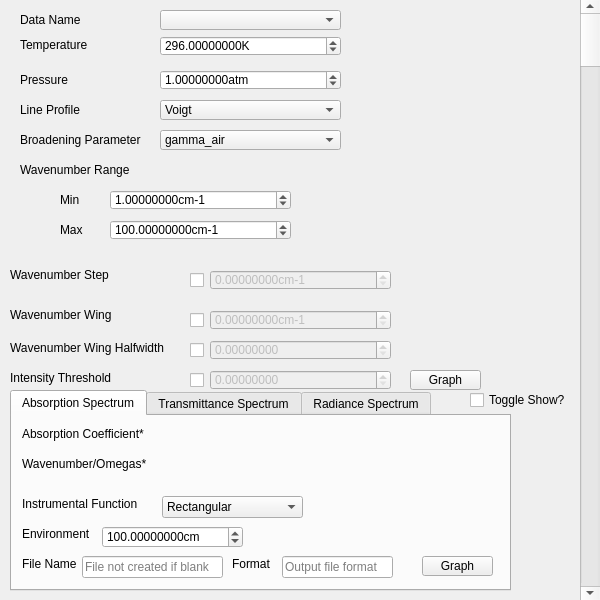
<?xml version="1.0" encoding="UTF-8"?>
<ui version="4.0">
    <class>Form</class>
    <widget class="QWidget" name="Form">
        <property name="geometry">
            <rect>
                <x>0</x>
                <y>0</y>
                <width>600</width>
                <height>600</height>
            </rect>
        </property>
        <property name="windowTitle">
            <string>Absorption Coefficient</string>
        </property>
        <widget class="QPushButton" name="graph_button">
            <property name="geometry">
                <rect>
                    <x>410</x>
                    <y>370</y>
                    <width>71</width>
                    <height>20</height>
                </rect>
            </property>
            <property name="text">
                <string>Graph</string>
            </property>
        </widget>
        <widget class="QComboBox" name="data_name">
            <property name="geometry">
                <rect>
                    <x>160</x>
                    <y>10</y>
                    <width>181</width>
                    <height>20</height>
                </rect>
            </property>
        </widget>
        <widget class="QLabel" name="data_name_label">
            <property name="geometry">
                <rect>
                    <x>20</x>
                    <y>10</y>
                    <width>121</width>
                    <height>20</height>
                </rect>
            </property>
            <property name="text">
                <string>Data Name</string>
            </property>
        </widget>
        <widget class="QLabel" name="temperature_label">
            <property name="geometry">
                <rect>
                    <x>20</x>
                    <y>35</y>
                    <width>121</width>
                    <height>20</height>
                </rect>
            </property>
            <property name="text">
                <string>Temperature</string>
            </property>
        </widget>
        <widget class="QDoubleSpinBox" name="temperature">
            <property name="geometry">
                <rect>
                    <x>160</x>
                    <y>36</y>
                    <width>181</width>
                    <height>20</height>
                </rect>
            </property>
            <property name="suffix">
                <string>K</string>
            </property>
            <property name="decimals">
                <number>8</number>
            </property>
            <property name="maximum">
                <double>10000000.000000000000000</double>
            </property>
            <property name="value">
                <double>296.000000000000000</double>
            </property>
        </widget>
        <widget class="QLabel" name="line_profile_label">
            <property name="geometry">
                <rect>
                    <x>20</x>
                    <y>100</y>
                    <width>121</width>
                    <height>20</height>
                </rect>
            </property>
            <property name="text">
                <string>Line Profile</string>
            </property>
        </widget>
        <widget class="QComboBox" name="graph_type">
            <property name="geometry">
                <rect>
                    <x>160</x>
                    <y>100</y>
                    <width>181</width>
                    <height>20</height>
                </rect>
            </property>
            <item>
                <property name="text">
                    <string>Voigt</string>
                </property>
            </item>
            <item>
                <property name="text">
                    <string>Lorentz</string>
                </property>
            </item>
            <item>
                <property name="text">
                    <string>Gauss</string>
                </property>
            </item>
            <item>
                <property name="text">
                    <string>SD Voigt</string>
                </property>
            </item>
            <item>
                <property name="text">
                    <string>Galatry</string>
                </property>
            </item>
            <item>
                <property name="text">
                    <string>HT</string>
                </property>
            </item>
        </widget>
        <widget class="QLabel" name="wave_range_label">
            <property name="geometry">
                <rect>
                    <x>20</x>
                    <y>160</y>
                    <width>121</width>
                    <height>20</height>
                </rect>
            </property>
            <property name="text">
                <string>Wavenumber Range</string>
            </property>
        </widget>
        <widget class="QDoubleSpinBox" name="numin">
            <property name="geometry">
                <rect>
                    <x>110</x>
                    <y>190</y>
                    <width>181</width>
                    <height>20</height>
                </rect>
            </property>
            <property name="suffix">
                <string>cm-1</string>
            </property>
            <property name="decimals">
                <number>8</number>
            </property>
            <property name="maximum">
                <double>1000000000.000000000000000</double>
            </property>
            <property name="value">
                <double>1.000000000000000</double>
            </property>
        </widget>
        <widget class="QDoubleSpinBox" name="numax">
            <property name="geometry">
                <rect>
                    <x>110</x>
                    <y>220</y>
                    <width>181</width>
                    <height>20</height>
                </rect>
            </property>
            <property name="suffix">
                <string>cm-1</string>
            </property>
            <property name="decimals">
                <number>8</number>
            </property>
            <property name="maximum">
                <double>1000000000.000000000000000</double>
            </property>
            <property name="value">
                <double>100.000000000000000</double>
            </property>
        </widget>
        <widget class="QLabel" name="wave_min_label">
            <property name="geometry">
                <rect>
                    <x>60</x>
                    <y>190</y>
                    <width>61</width>
                    <height>20</height>
                </rect>
            </property>
            <property name="text">
                <string>Min</string>
            </property>
        </widget>
        <widget class="QLabel" name="wave_max_label">
            <property name="geometry">
                <rect>
                    <x>60</x>
                    <y>220</y>
                    <width>61</width>
                    <height>20</height>
                </rect>
            </property>
            <property name="text">
                <string>Max</string>
            </property>
        </widget>
        <widget class="QLabel" name="wave_step_label">
            <property name="geometry">
                <rect>
                    <x>10</x>
                    <y>260</y>
                    <width>161</width>
                    <height>30</height>
                </rect>
            </property>
            <property name="text">
                <string>Wavenumber Step</string>
            </property>
        </widget>
        <widget class="QDoubleSpinBox" name="wn_step">
            <property name="enabled">
                <bool>false</bool>
            </property>
            <property name="geometry">
                <rect>
                    <x>210</x>
                    <y>270</y>
                    <width>181</width>
                    <height>20</height>
                </rect>
            </property>
            <property name="suffix">
                <string>cm-1</string>
            </property>
            <property name="decimals">
                <number>8</number>
            </property>
            <property name="maximum">
                <double>1000000000.000000000000000</double>
            </property>
        </widget>
        <widget class="QLabel" name="pressure_label">
            <property name="geometry">
                <rect>
                    <x>20</x>
                    <y>70</y>
                    <width>121</width>
                    <height>20</height>
                </rect>
            </property>
            <property name="text">
                <string>Pressure</string>
            </property>
        </widget>
        <widget class="QDoubleSpinBox" name="pressure">
            <property name="geometry">
                <rect>
                    <x>160</x>
                    <y>70</y>
                    <width>181</width>
                    <height>20</height>
                </rect>
            </property>
            <property name="suffix">
                <string>atm</string>
            </property>
            <property name="decimals">
                <number>8</number>
            </property>
            <property name="maximum">
                <double>1000000000.000000000000000</double>
            </property>
            <property name="value">
                <double>1.000000000000000</double>
            </property>
        </widget>
        <widget class="QLabel" name="wave_wing_label">
            <property name="geometry">
                <rect>
                    <x>10</x>
                    <y>300</y>
                    <width>161</width>
                    <height>30</height>
                </rect>
            </property>
            <property name="text">
                <string>Wavenumber Wing</string>
            </property>
        </widget>
        <widget class="QDoubleSpinBox" name="wn_wing">
            <property name="enabled">
                <bool>false</bool>
            </property>
            <property name="geometry">
                <rect>
                    <x>210</x>
                    <y>310</y>
                    <width>181</width>
                    <height>20</height>
                </rect>
            </property>
            <property name="suffix">
                <string>cm-1</string>
            </property>
            <property name="decimals">
                <number>8</number>
            </property>
            <property name="maximum">
                <double>1000000000.000000000000000</double>
            </property>
        </widget>
        <widget class="QLabel" name="wave_wing_halfwidth_label">
            <property name="geometry">
                <rect>
                    <x>10</x>
                    <y>340</y>
                    <width>171</width>
                    <height>16</height>
                </rect>
            </property>
            <property name="text">
                <string>Wavenumber Wing Halfwidth</string>
            </property>
        </widget>
        <widget class="QDoubleSpinBox" name="wn_wing_hw">
            <property name="enabled">
                <bool>false</bool>
            </property>
            <property name="geometry">
                <rect>
                    <x>210</x>
                    <y>340</y>
                    <width>181</width>
                    <height>20</height>
                </rect>
            </property>
            <property name="decimals">
                <number>8</number>
            </property>
            <property name="maximum">
                <double>1000000000.000000000000000</double>
            </property>
        </widget>
        <widget class="QLabel" name="intensity_threshold_label">
            <property name="geometry">
                <rect>
                    <x>10</x>
                    <y>370</y>
                    <width>161</width>
                    <height>16</height>
                </rect>
            </property>
            <property name="text">
                <string>Intensity Threshold</string>
            </property>
        </widget>
        <widget class="QDoubleSpinBox" name="intensity_threshold">
            <property name="enabled">
                <bool>false</bool>
            </property>
            <property name="geometry">
                <rect>
                    <x>210</x>
                    <y>370</y>
                    <width>181</width>
                    <height>20</height>
                </rect>
            </property>
            <property name="decimals">
                <number>8</number>
            </property>
            <property name="maximum">
                <double>1000000000.000000000000000</double>
            </property>
        </widget>
        <widget class="QLabel" name="broadening_parameter_label">
            <property name="geometry">
                <rect>
                    <x>20</x>
                    <y>130</y>
                    <width>141</width>
                    <height>20</height>
                </rect>
            </property>
            <property name="text">
                <string>Broadening Parameter</string>
            </property>
        </widget>
        <widget class="QComboBox" name="broadening_parameter">
            <property name="geometry">
                <rect>
                    <x>160</x>
                    <y>130</y>
                    <width>181</width>
                    <height>20</height>
                </rect>
            </property>
            <item>
                <property name="text">
                    <string>gamma_air</string>
                </property>
            </item>
            <item>
                <property name="text">
                    <string>gamma_self</string>
                </property>
            </item>
        </widget>
        <widget class="QCheckBox" name="wn_step_enabled">
            <property name="geometry">
                <rect>
                    <x>190</x>
                    <y>270</y>
                    <width>20</width>
                    <height>20</height>
                </rect>
            </property>
            <property name="sizePolicy">
                <sizepolicy hsizetype="Fixed" vsizetype="Fixed">
                    <horstretch>0</horstretch>
                    <verstretch>0</verstretch>
                </sizepolicy>
            </property>
            <property name="text">
                <string/>
            </property>
            <property name="tristate">
                <bool>false</bool>
            </property>
        </widget>
        <widget class="QCheckBox" name="wn_wing_enabled">
            <property name="geometry">
                <rect>
                    <x>190</x>
                    <y>310</y>
                    <width>20</width>
                    <height>20</height>
                </rect>
            </property>
            <property name="text">
                <string/>
            </property>
        </widget>
        <widget class="QCheckBox" name="wn_wing_hw_enabled">
            <property name="geometry">
                <rect>
                    <x>190</x>
                    <y>340</y>
                    <width>20</width>
                    <height>20</height>
                </rect>
            </property>
            <property name="text">
                <string/>
            </property>
        </widget>
        <widget class="QCheckBox" name="intensity_threshold_enabled">
            <property name="geometry">
                <rect>
                    <x>190</x>
                    <y>370</y>
                    <width>20</width>
                    <height>20</height>
                </rect>
            </property>
            <property name="text">
                <string/>
            </property>
        </widget>
        <widget class="QScrollBar" name="verticalScrollBar">
            <property name="geometry">
                <rect>
                    <x>580</x>
                    <y>0</y>
                    <width>20</width>
                    <height>600</height>
                </rect>
            </property>
            <property name="orientation">
                <enum>Qt::Vertical</enum>
            </property>
        </widget>
        <widget class="QTabWidget" name="spectrum_tabs">
            <property name="geometry">
                <rect>
                    <x>10</x>
                    <y>390</y>
                    <width>501</width>
                    <height>201</height>
                </rect>
            </property>
            <property name="currentIndex">
                <number>0</number>
            </property>
            <widget class="QWidget" name="absorption">
                <property name="autoFillBackground">
                    <bool>false</bool>
                </property>
                <attribute name="title">
                    <string>Absorption Spectrum</string>
                </attribute>
                <widget class="QLabel" name="a_spec_a_coef_label">
                    <property name="geometry">
                        <rect>
                            <x>10</x>
                            <y>10</y>
                            <width>141</width>
                            <height>16</height>
                        </rect>
                    </property>
                    <property name="text">
                        <string>Absorption Coefficient*</string>
                    </property>
                </widget>
                <widget class="QLabel" name="a_spec_wave_omega_label">
                    <property name="geometry">
                        <rect>
                            <x>10</x>
                            <y>40</y>
                            <width>141</width>
                            <height>16</height>
                        </rect>
                    </property>
                    <property name="text">
                        <string>Wavenumber/Omegas*</string>
                    </property>
                </widget>
                <widget class="QWidget" name="absortion_i_function_optional" native="true">
                    <property name="geometry">
                        <rect>
                            <x>10</x>
                            <y>70</y>
                            <width>291</width>
                            <height>41</height>
                        </rect>
                    </property>
                    <widget class="QComboBox" name="a_spec_i_function">
                        <property name="geometry">
                            <rect>
                                <x>140</x>
                                <y>10</y>
                                <width>141</width>
                                <height>22</height>
                            </rect>
                        </property>
                        <item>
                            <property name="text">
                                <string>Rectangular</string>
                            </property>
                        </item>
                        <item>
                            <property name="text">
                                <string>Triangular</string>
                            </property>
                        </item>
                        <item>
                            <property name="text">
                                <string>Gaussian</string>
                            </property>
                        </item>
                        <item>
                            <property name="text">
                                <string>Diffraction</string>
                            </property>
                        </item>
                        <item>
                            <property name="text">
                                <string>Michelson</string>
                            </property>
                        </item>
                        <item>
                            <property name="text">
                                <string>Dispersion</string>
                            </property>
                        </item>
                        <item>
                            <property name="text">
                                <string>Lorentz</string>
                            </property>
                        </item>
                    </widget>
                    <widget class="QLabel" name="a_spec_i_function_label">
                        <property name="geometry">
                            <rect>
                                <x>0</x>
                                <y>10</y>
                                <width>131</width>
                                <height>16</height>
                            </rect>
                        </property>
                        <property name="text">
                            <string>Instrumental Function</string>
                        </property>
                    </widget>
                </widget>
                <widget class="QWidget" name="absorption_file_optional" native="true">
                    <property name="geometry">
                        <rect>
                            <x>10</x>
                            <y>130</y>
                            <width>481</width>
                            <height>41</height>
                        </rect>
                    </property>
                    <widget class="QLabel" name="a_spec_filename_label">
                        <property name="geometry">
                            <rect>
                                <x>0</x>
                                <y>10</y>
                                <width>61</width>
                                <height>16</height>
                            </rect>
                        </property>
                        <property name="text">
                            <string>File Name</string>
                        </property>
                    </widget>
                    <widget class="QLineEdit" name="a_spec_filename">
                        <property name="geometry">
                            <rect>
                                <x>60</x>
                                <y>10</y>
                                <width>141</width>
                                <height>22</height>
                            </rect>
                        </property>
                        <property name="placeholderText">
                            <string>File not created if blank</string>
                        </property>
                    </widget>
                    <widget class="QLabel" name="a_spec_format_label">
                        <property name="geometry">
                            <rect>
                                <x>210</x>
                                <y>10</y>
                                <width>53</width>
                                <height>16</height>
                            </rect>
                        </property>
                        <property name="text">
                            <string>Format</string>
                        </property>
                    </widget>
                    <widget class="QLineEdit" name="a_spec_format">
                        <property name="geometry">
                            <rect>
                                <x>260</x>
                                <y>10</y>
                                <width>111</width>
                                <height>22</height>
                            </rect>
                        </property>
                        <property name="placeholderText">
                            <string>Output file format</string>
                        </property>
                    </widget>
                    <widget class="QPushButton" name="graph_button_4">
                        <property name="geometry">
                            <rect>
                                <x>400</x>
                                <y>10</y>
                                <width>71</width>
                                <height>20</height>
                            </rect>
                        </property>
                        <property name="text">
                            <string>Graph</string>
                        </property>
                    </widget>
                </widget>
                <widget class="QWidget" name="absorption_environment_optional" native="true">
                    <property name="geometry">
                        <rect>
                            <x>0</x>
                            <y>100</y>
                            <width>241</width>
                            <height>41</height>
                        </rect>
                    </property>
                    <widget class="QDoubleSpinBox" name="a_spec_enviroment_pathlength">
                        <property name="geometry">
                            <rect>
                                <x>90</x>
                                <y>10</y>
                                <width>141</width>
                                <height>22</height>
                            </rect>
                        </property>
                        <property name="buttonSymbols">
                            <enum>QAbstractSpinBox::UpDownArrows</enum>
                        </property>
                        <property name="specialValueText">
                            <string/>
                        </property>
                        <property name="correctionMode">
                            <enum>QAbstractSpinBox::CorrectToNearestValue</enum>
                        </property>
                        <property name="prefix">
                            <string/>
                        </property>
                        <property name="suffix">
                            <string>cm</string>
                        </property>
                        <property name="decimals">
                            <number>8</number>
                        </property>
                        <property name="maximum">
                            <double>10000000.000000000000000</double>
                        </property>
                        <property name="value">
                            <double>100.000000000000000</double>
                        </property>
                    </widget>
                    <widget class="QLabel" name="a_spec_environment_label">
                        <property name="geometry">
                            <rect>
                                <x>10</x>
                                <y>10</y>
                                <width>81</width>
                                <height>16</height>
                            </rect>
                        </property>
                        <property name="text">
                            <string>Environment</string>
                        </property>
                    </widget>
                </widget>
            </widget>
            <widget class="QWidget" name="transmittance">
                <attribute name="title">
                    <string>Transmittance Spectrum</string>
                </attribute>
                <widget class="QWidget" name="transmittance_file_optional" native="true">
                    <property name="geometry">
                        <rect>
                            <x>10</x>
                            <y>130</y>
                            <width>481</width>
                            <height>41</height>
                        </rect>
                    </property>
                    <widget class="QLabel" name="label_27">
                        <property name="geometry">
                            <rect>
                                <x>0</x>
                                <y>10</y>
                                <width>61</width>
                                <height>16</height>
                            </rect>
                        </property>
                        <property name="text">
                            <string>File Name</string>
                        </property>
                    </widget>
                    <widget class="QLineEdit" name="output_filename_3">
                        <property name="geometry">
                            <rect>
                                <x>60</x>
                                <y>10</y>
                                <width>141</width>
                                <height>22</height>
                            </rect>
                        </property>
                        <property name="placeholderText">
                            <string>File not created if blank</string>
                        </property>
                    </widget>
                    <widget class="QLabel" name="label_28">
                        <property name="geometry">
                            <rect>
                                <x>210</x>
                                <y>10</y>
                                <width>53</width>
                                <height>16</height>
                            </rect>
                        </property>
                        <property name="text">
                            <string>Format</string>
                        </property>
                    </widget>
                    <widget class="QLineEdit" name="output_file_format_3">
                        <property name="geometry">
                            <rect>
                                <x>260</x>
                                <y>10</y>
                                <width>111</width>
                                <height>22</height>
                            </rect>
                        </property>
                        <property name="placeholderText">
                            <string>Output file format</string>
                        </property>
                    </widget>
                    <widget class="QPushButton" name="graph_button_3">
                        <property name="geometry">
                            <rect>
                                <x>400</x>
                                <y>10</y>
                                <width>71</width>
                                <height>20</height>
                            </rect>
                        </property>
                        <property name="text">
                            <string>Graph</string>
                        </property>
                    </widget>
                </widget>
                <widget class="QWidget" name="transmittance_environment_optional" native="true">
                    <property name="geometry">
                        <rect>
                            <x>0</x>
                            <y>100</y>
                            <width>241</width>
                            <height>41</height>
                        </rect>
                    </property>
                    <widget class="QDoubleSpinBox" name="doubleSpinBox_5">
                        <property name="geometry">
                            <rect>
                                <x>90</x>
                                <y>10</y>
                                <width>141</width>
                                <height>22</height>
                            </rect>
                        </property>
                        <property name="buttonSymbols">
                            <enum>QAbstractSpinBox::UpDownArrows</enum>
                        </property>
                        <property name="specialValueText">
                            <string/>
                        </property>
                        <property name="correctionMode">
                            <enum>QAbstractSpinBox::CorrectToNearestValue</enum>
                        </property>
                        <property name="prefix">
                            <string/>
                        </property>
                        <property name="suffix">
                            <string>cm</string>
                        </property>
                        <property name="decimals">
                            <number>8</number>
                        </property>
                        <property name="maximum">
                            <double>10000000.000000000000000</double>
                        </property>
                        <property name="value">
                            <double>100.000000000000000</double>
                        </property>
                    </widget>
                    <widget class="QLabel" name="label_29">
                        <property name="geometry">
                            <rect>
                                <x>10</x>
                                <y>10</y>
                                <width>81</width>
                                <height>16</height>
                            </rect>
                        </property>
                        <property name="text">
                            <string>Environment</string>
                        </property>
                    </widget>
                </widget>
                <widget class="QWidget" name="transmittance_i_function_optional" native="true">
                    <property name="geometry">
                        <rect>
                            <x>10</x>
                            <y>70</y>
                            <width>291</width>
                            <height>41</height>
                        </rect>
                    </property>
                    <widget class="QComboBox" name="comboBox_3">
                        <property name="geometry">
                            <rect>
                                <x>140</x>
                                <y>10</y>
                                <width>141</width>
                                <height>22</height>
                            </rect>
                        </property>
                        <item>
                            <property name="text">
                                <string>Rectangular</string>
                            </property>
                        </item>
                        <item>
                            <property name="text">
                                <string>Triangular</string>
                            </property>
                        </item>
                        <item>
                            <property name="text">
                                <string>Gaussian</string>
                            </property>
                        </item>
                        <item>
                            <property name="text">
                                <string>Diffraction</string>
                            </property>
                        </item>
                        <item>
                            <property name="text">
                                <string>Michelson</string>
                            </property>
                        </item>
                        <item>
                            <property name="text">
                                <string>Dispersion</string>
                            </property>
                        </item>
                        <item>
                            <property name="text">
                                <string>Lorentz</string>
                            </property>
                        </item>
                    </widget>
                    <widget class="QLabel" name="label_30">
                        <property name="geometry">
                            <rect>
                                <x>0</x>
                                <y>10</y>
                                <width>131</width>
                                <height>16</height>
                            </rect>
                        </property>
                        <property name="text">
                            <string>Instrumental Function</string>
                        </property>
                    </widget>
                </widget>
                <widget class="QLabel" name="label_31">
                    <property name="geometry">
                        <rect>
                            <x>10</x>
                            <y>10</y>
                            <width>141</width>
                            <height>16</height>
                        </rect>
                    </property>
                    <property name="text">
                        <string>Absorption Coefficient*</string>
                    </property>
                </widget>
                <widget class="QLabel" name="label_32">
                    <property name="geometry">
                        <rect>
                            <x>10</x>
                            <y>40</y>
                            <width>141</width>
                            <height>16</height>
                        </rect>
                    </property>
                    <property name="text">
                        <string>Wavenumber/Omegas*</string>
                    </property>
                </widget>
            </widget>
            <widget class="QWidget" name="radiance">
                <attribute name="title">
                    <string>Radiance Spectrum</string>
                </attribute>
                <widget class="QLabel" name="label_14">
                    <property name="geometry">
                        <rect>
                            <x>10</x>
                            <y>10</y>
                            <width>141</width>
                            <height>16</height>
                        </rect>
                    </property>
                    <property name="text">
                        <string>Absorption Coefficient*</string>
                    </property>
                </widget>
                <widget class="QLabel" name="label_15">
                    <property name="geometry">
                        <rect>
                            <x>10</x>
                            <y>40</y>
                            <width>141</width>
                            <height>16</height>
                        </rect>
                    </property>
                    <property name="text">
                        <string>Wavenumber/Omegas*</string>
                    </property>
                </widget>
                <widget class="QWidget" name="radiance_file_optional" native="true">
                    <property name="geometry">
                        <rect>
                            <x>10</x>
                            <y>130</y>
                            <width>481</width>
                            <height>41</height>
                        </rect>
                    </property>
                    <widget class="QLabel" name="label_13">
                        <property name="geometry">
                            <rect>
                                <x>0</x>
                                <y>10</y>
                                <width>61</width>
                                <height>16</height>
                            </rect>
                        </property>
                        <property name="text">
                            <string>File Name</string>
                        </property>
                    </widget>
                    <widget class="QLineEdit" name="output_filename">
                        <property name="geometry">
                            <rect>
                                <x>60</x>
                                <y>10</y>
                                <width>141</width>
                                <height>22</height>
                            </rect>
                        </property>
                        <property name="placeholderText">
                            <string>File not created if blank</string>
                        </property>
                    </widget>
                    <widget class="QLabel" name="label_10">
                        <property name="geometry">
                            <rect>
                                <x>210</x>
                                <y>10</y>
                                <width>53</width>
                                <height>16</height>
                            </rect>
                        </property>
                        <property name="text">
                            <string>Format</string>
                        </property>
                    </widget>
                    <widget class="QLineEdit" name="output_file_format">
                        <property name="geometry">
                            <rect>
                                <x>260</x>
                                <y>10</y>
                                <width>111</width>
                                <height>22</height>
                            </rect>
                        </property>
                        <property name="placeholderText">
                            <string>Output file format</string>
                        </property>
                    </widget>
                    <widget class="QPushButton" name="graph_button_2">
                        <property name="geometry">
                            <rect>
                                <x>400</x>
                                <y>10</y>
                                <width>71</width>
                                <height>20</height>
                            </rect>
                        </property>
                        <property name="text">
                            <string>Graph</string>
                        </property>
                    </widget>
                </widget>
                <widget class="QWidget" name="radiance_environment_optional" native="true">
                    <property name="geometry">
                        <rect>
                            <x>0</x>
                            <y>100</y>
                            <width>381</width>
                            <height>41</height>
                        </rect>
                    </property>
                    <widget class="QDoubleSpinBox" name="doubleSpinBox_2">
                        <property name="geometry">
                            <rect>
                                <x>240</x>
                                <y>10</y>
                                <width>131</width>
                                <height>22</height>
                            </rect>
                        </property>
                        <property name="suffix">
                            <string>K</string>
                        </property>
                        <property name="decimals">
                            <number>8</number>
                        </property>
                        <property name="maximum">
                            <double>10000000.000000000000000</double>
                        </property>
                        <property name="value">
                            <double>296.000000000000000</double>
                        </property>
                    </widget>
                    <widget class="QDoubleSpinBox" name="doubleSpinBox">
                        <property name="geometry">
                            <rect>
                                <x>90</x>
                                <y>10</y>
                                <width>141</width>
                                <height>22</height>
                            </rect>
                        </property>
                        <property name="buttonSymbols">
                            <enum>QAbstractSpinBox::UpDownArrows</enum>
                        </property>
                        <property name="specialValueText">
                            <string/>
                        </property>
                        <property name="correctionMode">
                            <enum>QAbstractSpinBox::CorrectToNearestValue</enum>
                        </property>
                        <property name="prefix">
                            <string/>
                        </property>
                        <property name="suffix">
                            <string>cm</string>
                        </property>
                        <property name="decimals">
                            <number>8</number>
                        </property>
                        <property name="maximum">
                            <double>10000000.000000000000000</double>
                        </property>
                        <property name="value">
                            <double>100.000000000000000</double>
                        </property>
                    </widget>
                    <widget class="QLabel" name="label_19">
                        <property name="geometry">
                            <rect>
                                <x>10</x>
                                <y>10</y>
                                <width>81</width>
                                <height>16</height>
                            </rect>
                        </property>
                        <property name="text">
                            <string>Environment</string>
                        </property>
                    </widget>
                </widget>
                <widget class="QWidget" name="radiance_i_function_optional" native="true">
                    <property name="geometry">
                        <rect>
                            <x>10</x>
                            <y>70</y>
                            <width>291</width>
                            <height>41</height>
                        </rect>
                    </property>
                    <widget class="QComboBox" name="comboBox">
                        <property name="geometry">
                            <rect>
                                <x>140</x>
                                <y>10</y>
                                <width>141</width>
                                <height>22</height>
                            </rect>
                        </property>
                        <item>
                            <property name="text">
                                <string>Rectangular</string>
                            </property>
                        </item>
                        <item>
                            <property name="text">
                                <string>Triangular</string>
                            </property>
                        </item>
                        <item>
                            <property name="text">
                                <string>Gaussian</string>
                            </property>
                        </item>
                        <item>
                            <property name="text">
                                <string>Diffraction</string>
                            </property>
                        </item>
                        <item>
                            <property name="text">
                                <string>Michelson</string>
                            </property>
                        </item>
                        <item>
                            <property name="text">
                                <string>Dispersion</string>
                            </property>
                        </item>
                        <item>
                            <property name="text">
                                <string>Lorentz</string>
                            </property>
                        </item>
                    </widget>
                    <widget class="QLabel" name="label_20">
                        <property name="geometry">
                            <rect>
                                <x>0</x>
                                <y>10</y>
                                <width>131</width>
                                <height>16</height>
                            </rect>
                        </property>
                        <property name="text">
                            <string>Instrumental Function</string>
                        </property>
                    </widget>
                </widget>
            </widget>
        </widget>
        <widget class="QCheckBox" name="toggle_spectrum">
            <property name="geometry">
                <rect>
                    <x>470</x>
                    <y>390</y>
                    <width>111</width>
                    <height>20</height>
                </rect>
            </property>
            <property name="text">
                <string>Toggle Show?</string>
            </property>
        </widget>
    </widget>
    <resources/>
    <connections/>
</ui>
